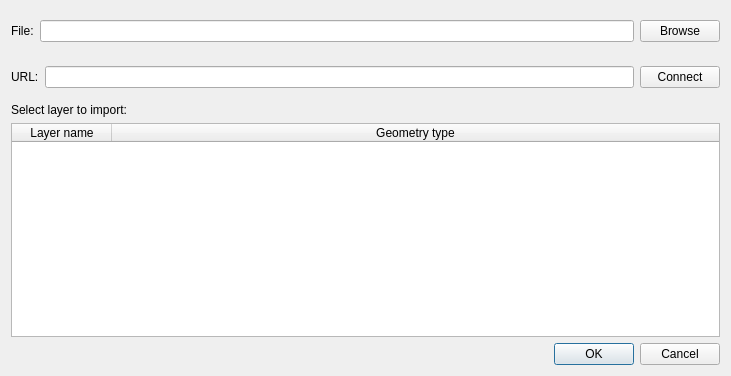
<?xml version="1.0" encoding="UTF-8"?>
<ui version="4.0">
 <class>SourceAddDialog</class>
 <widget class="QDialog" name="SourceAddDialog">
  <property name="geometry">
   <rect>
    <x>0</x>
    <y>0</y>
    <width>731</width>
    <height>376</height>
   </rect>
  </property>
  <property name="windowTitle">
   <string>Dialog</string>
  </property>
  <layout class="QVBoxLayout" name="verticalLayout">
   <item>
    <widget class="QWidget" name="FileSelectWidget" native="true">
     <layout class="QHBoxLayout" name="horizontalLayout">
      <property name="leftMargin">
       <number>0</number>
      </property>
      <property name="rightMargin">
       <number>0</number>
      </property>
      <item>
       <widget class="QLabel" name="label_3">
        <property name="text">
         <string>File:</string>
        </property>
       </widget>
      </item>
      <item>
       <widget class="QLineEdit" name="FileLineEdit">
        <property name="readOnly">
         <bool>true</bool>
        </property>
       </widget>
      </item>
      <item>
       <widget class="QPushButton" name="BrowseButton">
        <property name="text">
         <string>Browse</string>
        </property>
       </widget>
      </item>
     </layout>
    </widget>
   </item>
   <item>
    <widget class="QWidget" name="URLConnectWidget" native="true">
     <layout class="QHBoxLayout" name="horizontalLayout_2">
      <property name="leftMargin">
       <number>0</number>
      </property>
      <property name="rightMargin">
       <number>0</number>
      </property>
      <item>
       <widget class="QLabel" name="label">
        <property name="text">
         <string>URL:</string>
        </property>
       </widget>
      </item>
      <item>
       <widget class="QLineEdit" name="URLLineEdit"/>
      </item>
      <item>
       <widget class="QPushButton" name="ConnectButton">
        <property name="text">
         <string>Connect</string>
        </property>
       </widget>
      </item>
     </layout>
    </widget>
   </item>
   <item>
    <widget class="QLabel" name="label_2">
     <property name="text">
      <string>Select layer to import:</string>
     </property>
    </widget>
   </item>
   <item>
    <widget class="QTableWidget" name="LayersTableWidget">
     <property name="editTriggers">
      <set>QAbstractItemView::NoEditTriggers</set>
     </property>
     <property name="selectionMode">
      <enum>QAbstractItemView::SingleSelection</enum>
     </property>
     <property name="selectionBehavior">
      <enum>QAbstractItemView::SelectRows</enum>
     </property>
     <attribute name="horizontalHeaderStretchLastSection">
      <bool>true</bool>
     </attribute>
     <attribute name="verticalHeaderVisible">
      <bool>false</bool>
     </attribute>
     <column>
      <property name="text">
       <string>Layer name</string>
      </property>
     </column>
     <column>
      <property name="text">
       <string>Geometry type</string>
      </property>
     </column>
    </widget>
   </item>
   <item>
    <widget class="QDialogButtonBox" name="ButtonBox">
     <property name="standardButtons">
      <set>QDialogButtonBox::Cancel|QDialogButtonBox::Ok</set>
     </property>
    </widget>
   </item>
  </layout>
 </widget>
 <resources/>
 <connections/>
</ui>
